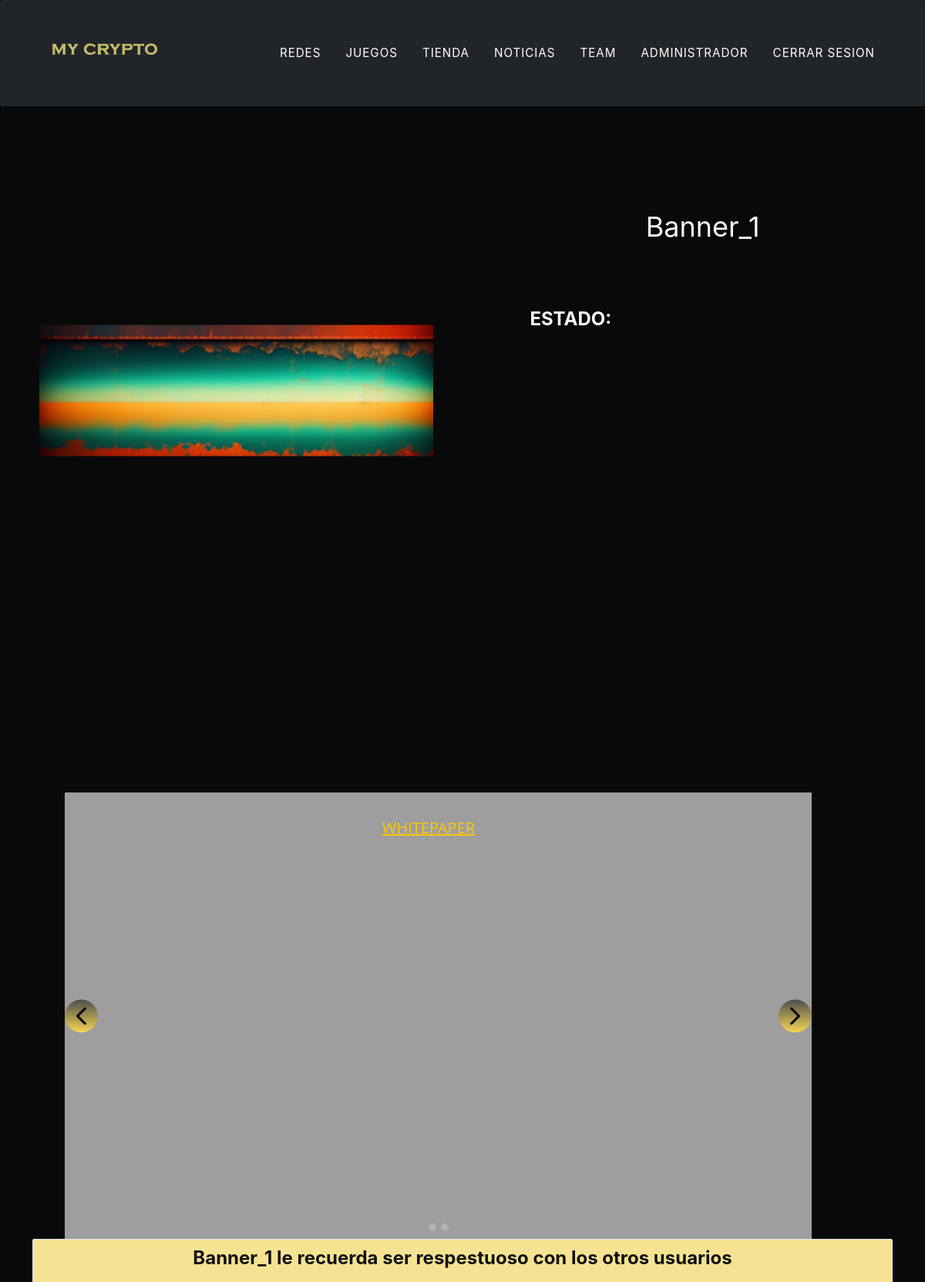
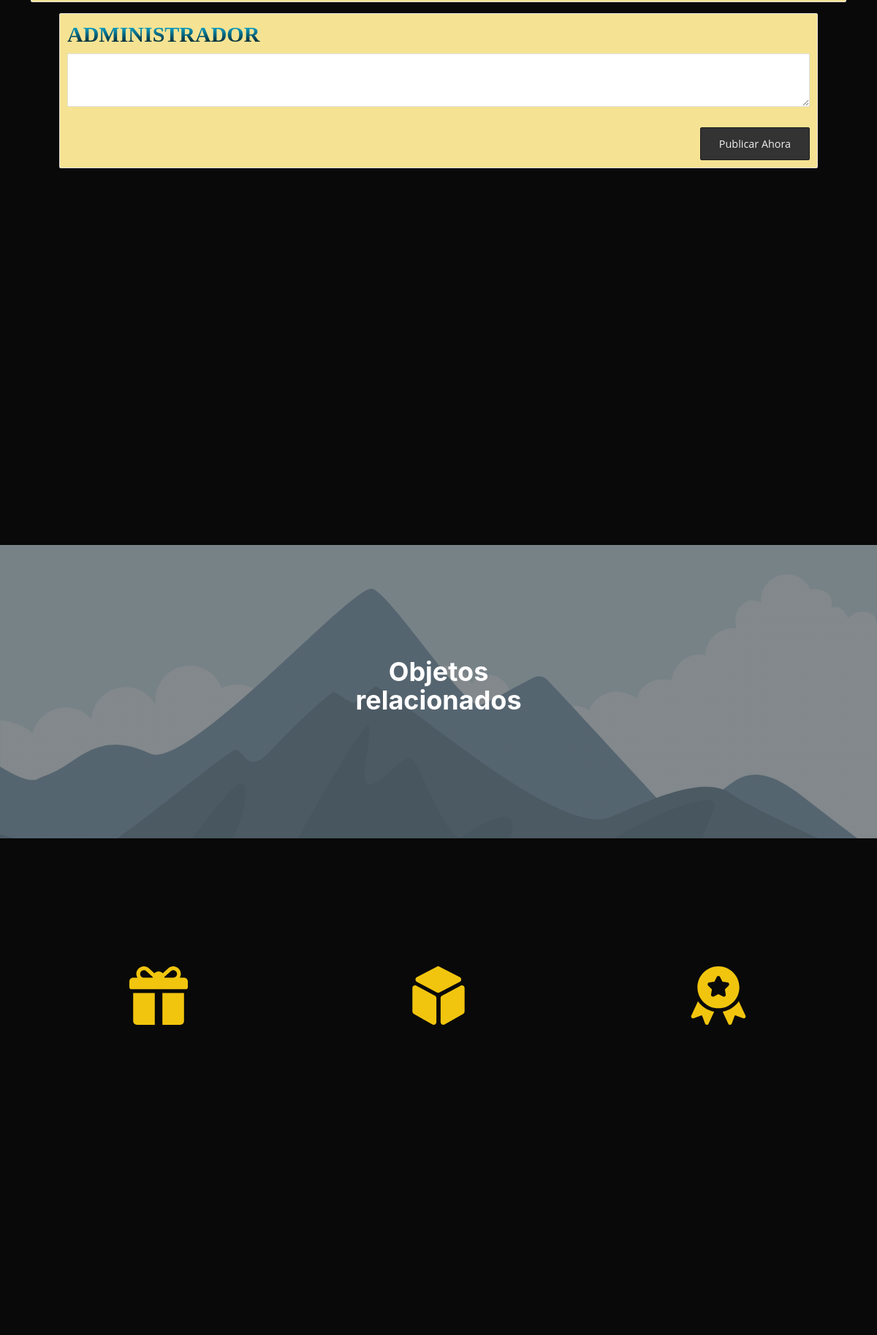
The page /item.php?id=20 (signed in, upper part) on the database its author committed (2 pictures, top to bottom).
### tables this page shows
CREATE TABLE `items` (
  `iditem` int(11) NOT NULL,
  `nombre_item` varchar(255) NOT NULL,
  `idestado` int(11) NOT NULL,
  `precio` int(11) NOT NULL,
  `imagen_item` varchar(255) NOT NULL,
  `idtienda` int(11) NOT NULL
);

CREATE TABLE `usuarios` (
  `idusuario` int(11) NOT NULL,
  `nickname` varchar(255) NOT NULL,
  `email` varchar(255) NOT NULL,
  `contrasenia` varchar(255) NOT NULL,
  `fb_id` varchar(255) DEFAULT NULL,
  `foto` varchar(255) DEFAULT NULL,
  `descripcion` varchar(255) DEFAULT NULL,
  `twitter` varchar(255) DEFAULT NULL,
  `instagram` varchar(255) DEFAULT NULL,
  `facebook` varchar(255) DEFAULT NULL,
  `idestado` int(11) NOT NULL,
  `nombre` varchar(50) NOT NULL,
  `apellido` varchar(50) NOT NULL,
  `discord_id` varchar(255) DEFAULT NULL,
  `avatar` varchar(255) DEFAULT NULL,
  `fecha_registro` datetime NOT NULL DEFAULT current_timestamp()
);

### item.php (the view, shortened to what this page needs)
<!DOCTYPE html>
<html>
  <head>
    <link rel="stylesheet" type="text/css" href="bootstrap/css/bootstrap.min.css">
    <link rel="stylesheet" href="css/nicepage.css" media="screen">
    <link rel="stylesheet" href="css/Proyectos.css" media="screen">
    <link href="css/styles.css" rel="stylesheet" />
</head>
  <body style='background: #090909'data-home-page="item.php" data-home-page-title="Proyectos" class="u-body u-overlap u-white u-xl-mode" data-lang="es">
  <?php
    require ('conexion.php');
    $iditem=$_GET['id'];
    $SELECT=mysqli_query($conexion, "SELECT * FROM items WHERE iditem=$iditem");
    while($r=mysqli_fetch_array($SELECT)){
        $nombre_item=$r['nombre_item'];
        $imagen_item=$r['imagen_item'];
        $estado_item=$r['estado_item'];
    }
      $idusuario =$_SESSION['logueado'];
      $consulta = mysqli_query($conexion, "SELECT * FROM usuarios WHERE idusuario=$idusuario");
      while($respuesta=mysqli_fetch_assoc($consulta)){
        $nick = $respuesta['nickname'];
      }
      ?>
      <nav class="navbar navbar-expand-lg navbar-dark fixed-top" id="mainNav">
            <div class="container">
                <a class="navbar-brand"  href="inicio.php"> <img src=" assets/img/sad.png" alt="..." /></a>
                <div class="collapse navbar-collapse" id="navbarResponsive">
                    <ul class="navbar-nav text-uppercase ms-auto py-4 py-lg-0">
                        <li class="nav-item"><a class="nav-link" href="../mycrypto/admin/redeslist.php">Redes</a></li>
                        <li class="nav-item"><a class="nav-link" href="admin/proyectoslist.php">Juegos</a></li>
                        <li class="nav-item"><a class="nav-link" href="tiendalist.php">Tienda</a></li>
                        <li class="nav-item"><a class="nav-link" href="https://es.cointelegraph.com/tags/games">Noticias</a></li>
                        <li class="nav-item"><a class="nav-link" href="#team">Team</a></li>
                        <li class="nav-item"><a class="nav-link" href="perfil.php" ><?php echo $nick; ?></a></li>
                        <li class="nav-item"> <a class="nav-link" href="logout.php" >Cerrar Sesion</a></li>
                    </ul>
                </div>
            </div>
        </nav>
    <section class="u-clearfix u-section-1" id="sec-54a0">
      <div class="u-clearfix u-gutter-0 u-layout-wrap u-layout-wrap-1">
        <div class="u-gutter-0 u-layout">
          <div class="u-layout-row">
            <div class="u-size-30">
              <div class="u-layout-row">
                <div class="u-container-style u-layout-cell u-left-cell u-size-60 u-layout-cell-1" src="">
                  <div class="u-container-layout u-container-layout-1">
                    <img class="u-image u-image-1" src="./img/items/<?php echo $imagen_item;?>" alt="..." data-image-width="1080" data-image-height="1080">
                  </div>
                </div>
              </div>
            </div>
            <div class="u-size-30">
              <div class="u-layout-col">
                <div class="u-container-style u-hidden-sm u-hidden-xs u-layout-cell u-right-cell u-size-30 u-layout-cell-2">
                  <div class="u-container-layout">
                  <h2 class="u-text u-text-3" align= 'center'><?php echo $nombre_item;?></h2>
                  </div>
                </div>
                <div style='background: #090909' class="u-align-left u-container-style u-layout-cell u-right-cell u-size-30 u-white u-layout-cell-3">
                  <div class="u-container-layout u-container-layout-3">
                    <h4 class="u-text u-text-2"align= 'left'>ESTADO:   <?php echo $estado_item; ?></h4>
                  </div>
                </div>
              </div>
            </div>
          </div>
        </div>
      </div>
    </section>
    <section  style='background: #090909' class="u-align-center u-clearfix u-white u-section-2" id="sec-446b">
      <div  class="u-clearfix u-sheet u-sheet-1">
        <div id="carousel-5989" data-interval="5000" data-u-ride="carousel" class="u-carousel u-slider u-slider-1">
          <ol class="u-absolute-hcenter u-carousel-indicators u-carousel-indicators-1">
            <li data-u-target="#carousel-5989" class="u-active u-grey-30 u-shape-circle" data-u-slide-to="0" style="width: 10px; height: 10px;"></li>
            <li data-u-target="#carousel-5989" class="u-grey-30 u-shape-circle" data-u-slide-to="1" style="width: 10px; height: 10px;"></li>
          </ol>
          <div style='background: #090909' class="u-carousel-inner" role="listbox">
            <div style='background: #9e9e9e' class="u-active u-align-center u-carousel-item u-container-style u-slide u-white u-carousel-item-1">
              <div class="u-container-layout u-container-layout-1">
                <a href="<?php echo $whitepaper_proyecto; ?>" class="u-large-text u-text u-text-variant u-text-2">WHITEPAPER</a>
              </div>
            </div>
          </div>
          <a class="u-absolute-vcenter u-carousel-control u-carousel-control-prev u-gradient u-hidden-xs u-icon-circle u-spacing-10 u-carousel-control-1" href="#carousel-5989" role="button" data-u-slide="prev">
            <span aria-hidden="true">
                                </span>
                              </a>
                              <a class="u-absolute-vcenter u-carousel-control u-carousel-control-next u-gradient u-hidden-xs u-icon-circle u-spacing-10 u-carousel-control-2" href="#carousel-5989" role="button" data-u-slide="next">
                                <span aria-hidden="true">
                                </span>
            </a>
            </div>
            </div>
        <div class="container">
        <div class="comment-form-container">
            <div class="container"> <h4><?php echo $nombre_item;  echo ' le recuerda ser respestuoso con los otros usuarios' ?></h4></div>
        </div>
        <div class="container">
            <div class="container">
                <div class="panel-body">
                    <div class="comment-form-container">
                        <form id="frm-comment">
                            <h4 class="nickname"align= 'left' ><?php echo $nick; ?></h4>
                            <div class="input-row">
                                <textarea class="input-field" type="text" name="comment" id="comment" placeholder="Agregar comentario">  </textarea>
                            </div>
                            <div>
                                <input type="button" class="btn-submit" id="submitButton" value="Publicar Ahora" />
                            </div>
                        </form>
                    </div>
                    <div class='scroll'>
                    </div>
                </div>
            </div>
        </div>
    </div>
    <section class="u-align-center u-clearfix u-image u-shading u-section-4" src="" data-image-width="1280" data-image-height="800" id="sec-e2ec">
      <div class="u-align-center u-clearfix u-sheet u-sheet-1">
        <h2 class="u-text u-text-1">Objetos relacionados</h2>
      </div>
    </section>
    <section class="u-align-center u-clearfix u-section-5" id="sec-e1dd">
      <div class="u-align-left u-clearfix u-sheet u-sheet-1">
        <div class="u-expanded-width u-list u-list-1">
          <div class="u-repeater u-repeater-1">
            <div class="u-container-style u-list-item u-repeater-item">
              <div class="u-container-layout u-similar-container u-valign-top u-container-layout-1"><span class="u-icon u-icon-circle u-text-palette-3-base u-icon-1"><svg class="u-svg-link" preserveAspectRatio="xMidYMin slice" viewBox="0 0 512 512" style=""><use xmlns:xlink="http://www.w3.org/1999/xlink" xlink:href="#svg-36a5"></use></svg>
           <section>
          </span>
              </div>
            </div>
            <div class="u-align-center u-container-style u-list-item u-repeater-item">
              <div class="u-container-layout u-similar-container u-valign-top u-container-layout-2"><span class="u-icon u-icon-circle u-text-palette-3-base u-icon-2"><svg class="u-svg-link" preserveAspectRatio="xMidYMin slice" viewBox="0 0 511.846 511.846" style=""><use xmlns:xlink="http://www.w3.org/1999/xlink" xlink:href="#svg-2bb9"></use></svg>
          </span>
              </div>
            </div>
            <div class="u-container-style u-list-item u-repeater-item">
              <div class="u-container-layout u-similar-container u-valign-top u-container-layout-3"><span class="u-icon u-icon-circle u-text-palette-3-base u-icon-3"><svg class="u-svg-link" preserveAspectRatio="xMidYMin slice" viewBox="0 0 512 512" style=""><use xmlns:xlink="http://www.w3.org/1999/xlink" xlink:href="#svg-a5cb"></use></svg>
          </span>
              </div>
            </div>
          </div>
        </div>
      </div>
    </section>
</section>
</body>
<!DOCTYPE html>
<html>
  <head>
    <link rel="stylesheet" type="text/css" href="bootstrap/css/bootstrap.min.css">
    <link rel="stylesheet" href="css/nicepage.css" media="screen">
    <link rel="stylesheet" href="css/Proyectos.css" media="screen">
    <link href="css/styles.css" rel="stylesheet" />
</head>
  <body style='background: #090909'data-home-page="proyecto.php" data-home-page-title="Proyectos" class="u-body u-overlap u-white u-xl-mode" data-lang="es">
  <?php
    require ('conexion.php');
      $idusuario =$_SESSION['logueado'];
      $consulta = mysqli_query($conexion, "SELECT * FROM usuarios WHERE idusuario=$idusuario");
      while($respuesta=mysqli_fetch_assoc($consulta)){
        $nick = $respuesta['nickname'];
      }
      ?>
      <nav class="navbar navbar-expand-lg navbar-dark fixed-top" id="mainNav">
            <div class="container">
                <a class="navbar-brand"  href="inicio.php"> <img src=" assets/img/sad.png" alt="..." /></a>
                <div class="collapse navbar-collapse" id="navbarResponsive">
                    <ul class="navbar-nav text-uppercase ms-auto py-4 py-lg-0">
                        <li class="nav-item"><a class="nav-link" href="../mycrypto/admin/redeslist.php">Redes</a></li>
                        <li class="nav-item"><a class="nav-link" href="admin/proyectoslist.php">Juegos</a></li>
                        <li class="nav-item"><a class="nav-link" href="tiendalist.php">Tienda</a></li>
                        <li class="nav-item"><a class="nav-link" href="https://es.cointelegraph.com/tags/games">Noticias</a></li>
                        <li class="nav-item"><a class="nav-link" href="#team">Team</a></li>
                        <li class="nav-item"><a class="nav-link" href="perfil.php" ><?php echo $nick; ?></a></li>
                        <li class="nav-item"> <a class="nav-link" href="logout.php" >Cerrar Sesion</a></li>
                    </ul>
                </div>
            </div>
        </nav>
</body>
</html>

### css/Proyectos.css (style rules this page uses)
.u-section-1 { min-height: 596px; }
.u-section-1 .u-layout-wrap-1 { width: calc(((100% - 1140px) / 2) + 1179px); margin: 108px auto 0 0; }
.u-section-1 .u-layout-cell-1 { min-height: 488px; }
.u-section-1 .u-container-layout-1 { padding: 30px 43px; }
.u-section-1 .u-image-1 { height: 396px; width: 511px; margin: 26px 0 0 auto; }
.u-section-1 .u-layout-cell-2 { min-height: 113px; }
.u-section-1 .u-layout-cell-3 { min-height: 375px; }
.u-section-1 .u-container-layout-3 { padding: 12px 37px; }
.u-section-1 .u-text-2 { margin: 23px 0 0 46px; color: whitesmoke; }
.u-section-1 .u-text-3 { margin: 23px 18px 0 28px; color:whitesmoke; }
.nickname { top: 20px; font-size: 30px; background: -webkit-linear-gradient(rgb(12, 206, 255), rgb(0, 0, 0)); -webkit-background-clip: text; -webkit-text-fill-color: transparent; font-family: 'oswald'; }
.u-section-2 { background-image: none; }
.u-section-2 .u-sheet-1 { min-height: 579px; }
.u-section-2 .u-slider-1 { min-height: 579px; height: auto; width: 969px; margin: 0 auto 0 54px; }
.u-section-2 .u-carousel-indicators-1 { position: absolute; bottom: 10px; width: auto; height: auto; }
.u-section-2 .u-carousel-item-1 { background-image: none; }
.u-section-2 .u-container-layout-1 { padding: 30px 80px 30px 65px; }
.u-section-2 .u-text-1 { font-weight: 700; margin: 40px auto 0; }
.u-section-2 .u-text-2 { font-size: 1.25rem; margin: 91px 20px 0 10px; }
.u-section-2 .u-container-layout-2 { padding: 30px 80px; }
.u-section-2 .u-carousel-control-1 { width: 43px; height: 43px; background-image: linear-gradient(#4d4d4d, #f5d654); }
.u-section-2 .u-carousel-control-2 { width: 43px; height: 43px; background-image: linear-gradient(#4d4d4d, #f5d654); left: auto; position: absolute; right: 0; }
.u-section-4 { background-position: 50% 50%; }
.u-section-4 .u-sheet-1 { min-height: 73px; }
.u-section-4 .u-text-1 { width: 339px; margin: 10px auto 24px; }
.u-section-5 .u-sheet-1 { min-height: 390px; }
.u-section-5 .u-list-1 { margin: 1px 0; }
.u-section-5 .u-repeater-1 { grid-template-columns: repeat(3, calc(33.3333% - 6.66667px)); min-height: 388px; grid-gap: 10px; }
.u-section-5 .u-container-layout-1 { padding: 30px; }
.u-section-5 .u-icon-1 { height: 80px; width: 80px; background-image: none; margin: 0 auto; }
.u-section-5 .u-container-layout-2 { padding: 30px; }
.u-section-5 .u-icon-2 { height: 80px; width: 80px; background-image: none; margin: 0 auto; }
.u-section-5 .u-container-layout-3 { padding: 30px; }
.u-section-5 .u-icon-3 { height: 80px; width: 80px; background-image: none; margin: 0 auto; }

### rows shown on the page
items: imagen_item (picture), nombre_item "Banner_1"
usuarios: nickname "ADMINISTRADOR"
